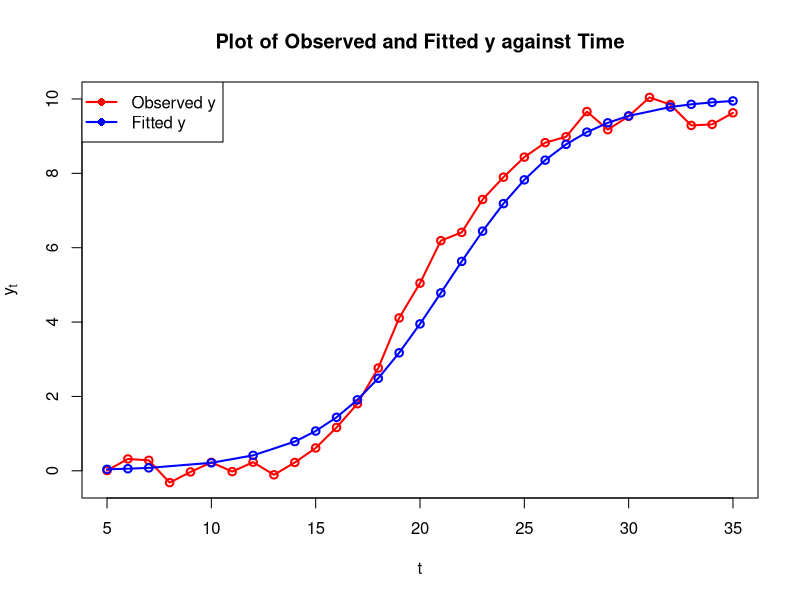

Write the R code that produced this figure.
### "Improvements to nls()" - GSOC'21
## Medium

# test data

time <- c( 5,  6,  7,  8,  9, 10, 11, 12, 13, 14, 15, 16,
 17, 18, 19, 20, 21, 22, 23, 24, 25, 26, 27, 28, 29,
 30, 31, 32, 33, 34, 35)
y <- c( 0.0074203,  0.3188325,  0.2815891, -0.3171173, -0.0305409,  0.2266773,
  -0.0216102,  0.2319695, -0.1082007,  0.2246899,  0.6144181,  1.1655192,
  1.8038330,  2.7644418,  4.1104270,  5.0470456,  6.1896092,  6.4128618,
  7.2974793,  7.8965245,  8.4364991,  8.8252770,  8.9836204, 9.6607736,
  9.1746182,  9.5348823, 10.0421165,  9.8477874,  9.2886090,  9.3169916,
  9.6270209 )

# Plot observed y vs. time
plot(time,y,xlab="t",ylab=expression(y[t]),
main="Plot of Observed and Fitted y against Time",
lwd=2,col="red",type="o")

# clean the data
time <- time[y>=0]
y <- y[y>=0]

# Approximate estimation of a,b,c 

# approximate value of a
a<-max(y)

# approximate value of b
b <- a/y[1]-1

# approximate value of c

time<-time[y!=a&(b*y/(a-y))>0]
y<-y[b*y/(a-y)>0&y!=a]

c<-log( (b*y)/(a-y) )/time
#c<-mean(c[-length(c)])
c<-mean(c)
# plot of fitted y values
lines(time, a/(1+b*exp(-c*time)),type="o",lwd=2,col="blue")
legend("topleft",legend=c("Observed y","Fitted y"),
col=c("red","blue"),lwd=2,,pch=16)

# print a,b,c
print(a)
print(b)
print(c)
